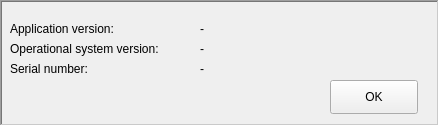
<?xml version="1.0" encoding="UTF-8"?>
<ui version="4.0">
 <class>hp_infoDialog</class>
 <widget class="QFrame" name="hp_infoDialog">
  <property name="windowModality">
   <enum>Qt::WindowModal</enum>
  </property>
  <property name="geometry">
   <rect>
    <x>0</x>
    <y>0</y>
    <width>439</width>
    <height>126</height>
   </rect>
  </property>
  <property name="sizePolicy">
   <sizepolicy hsizetype="Ignored" vsizetype="Ignored">
    <horstretch>0</horstretch>
    <verstretch>0</verstretch>
   </sizepolicy>
  </property>
  <property name="windowTitle">
   <string>HP Prime Data</string>
  </property>
  <property name="windowIcon">
   <iconset resource="qthpconnect.qrc">
    <normaloff>:/icons/about_32x32.png</normaloff>:/icons/about_32x32.png</iconset>
  </property>
  <property name="frameShape">
   <enum>QFrame::WinPanel</enum>
  </property>
  <property name="frameShadow">
   <enum>QFrame::Sunken</enum>
  </property>
  <widget class="QLabel" name="labelser">
   <property name="geometry">
    <rect>
     <x>10</x>
     <y>60</y>
     <width>121</width>
     <height>18</height>
    </rect>
   </property>
   <property name="text">
    <string>Serial number:</string>
   </property>
  </widget>
  <widget class="QLabel" name="serialnum">
   <property name="geometry">
    <rect>
     <x>200</x>
     <y>60</y>
     <width>191</width>
     <height>18</height>
    </rect>
   </property>
   <property name="text">
    <string>-</string>
   </property>
  </widget>
  <widget class="QLabel" name="labelopp">
   <property name="geometry">
    <rect>
     <x>10</x>
     <y>40</y>
     <width>171</width>
     <height>18</height>
    </rect>
   </property>
   <property name="text">
    <string>Operational system version:</string>
   </property>
  </widget>
  <widget class="QLabel" name="labelapp">
   <property name="geometry">
    <rect>
     <x>10</x>
     <y>20</y>
     <width>121</width>
     <height>18</height>
    </rect>
   </property>
   <property name="text">
    <string>Application version:</string>
   </property>
  </widget>
  <widget class="QLabel" name="appver">
   <property name="geometry">
    <rect>
     <x>200</x>
     <y>20</y>
     <width>191</width>
     <height>18</height>
    </rect>
   </property>
   <property name="text">
    <string>-</string>
   </property>
  </widget>
  <widget class="QLabel" name="oppver">
   <property name="geometry">
    <rect>
     <x>200</x>
     <y>40</y>
     <width>191</width>
     <height>18</height>
    </rect>
   </property>
   <property name="text">
    <string>-</string>
   </property>
  </widget>
  <widget class="QPushButton" name="pushButton">
   <property name="geometry">
    <rect>
     <x>330</x>
     <y>80</y>
     <width>88</width>
     <height>34</height>
    </rect>
   </property>
   <property name="text">
    <string>OK</string>
   </property>
  </widget>
 </widget>
 <resources>
  <include location="qthpconnect.qrc"/>
 </resources>
 <connections>
  <connection>
   <sender>pushButton</sender>
   <signal>clicked()</signal>
   <receiver>hp_infoDialog</receiver>
   <slot>close()</slot>
   <hints>
    <hint type="sourcelabel">
     <x>373</x>
     <y>96</y>
    </hint>
    <hint type="destinationlabel">
     <x>223</x>
     <y>61</y>
    </hint>
   </hints>
  </connection>
 </connections>
</ui>
